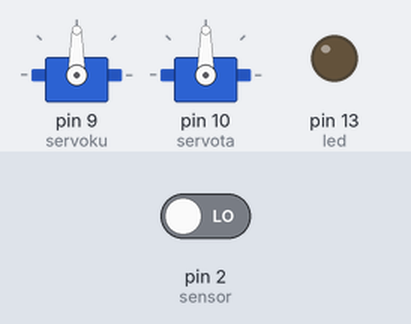
The sketch below on a simulated Arduino Uno, built with avr-gcc and run on an emulated ATmega328P. Parts: 2 × servo, output pins drawn as LEDs (lit = HIGH). Inputs (shaded band) come from the test bench; at power-on: pin 2 (sensor) LOW. What the sketch prints to the serial monitor is not drawn.

Above: at 0.01 s.
At 1.2 s:
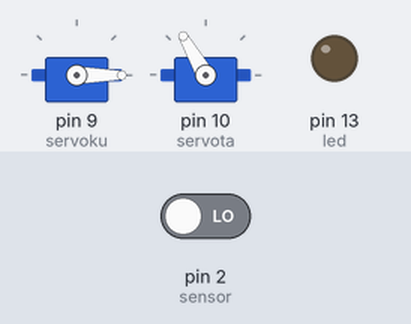
1.3 s: pin 2 (sensor) driven HIGH
At 2.6 s:
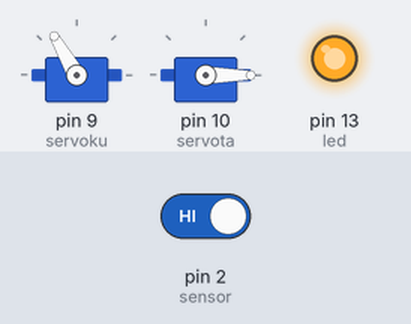
Timing chart, 0 to 4.3 s (numbered marks = the images above; inputs shaded):
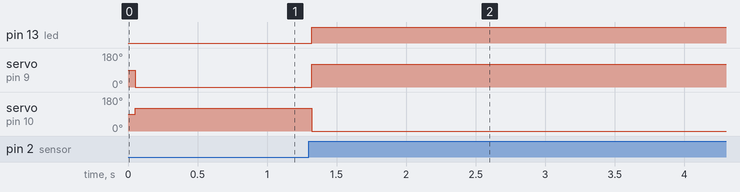

Measured:
- after the input at 1.3 s, pin 13 (led): LOW → HIGH at once; servo on pin 9 (servoku): 0° → 120° at once; servo on pin 10 (servota): 120° → 0° at once

The sketch:

PIR_test_teakhir.ino
```cpp
/*
    Arduino with PIR motion sensor
    For complete project details, visit: http://RandomNerdTutorials.com/pirsensor
    Modified by Rui Santos based on PIR sensor by Limor Fried
*/
#include <Servo.h>
Servo servoku;
Servo servota;

int led = 13;                // the pin that the LED is atteched to
int sensor = 2;              // the pin that the sensor is atteched to
int state = LOW;             // by default, no motion detected
int val = 0;                 // variable to store the sensor status (value)

void setup() {
  servoku.attach(9);
  servota.attach(10);
   delay (50);
   servoku.write(0);
  servota.write(120);

  pinMode(led, OUTPUT);      // initalize LED as an output
  pinMode(sensor, INPUT);    // initialize sensor as an input
  Serial.begin(9600);        // initialize serial

}

void loop(){
  val = digitalRead(sensor);   // read sensor value
  if (val == HIGH) {           // check if the sensor is HIGH
   servoku.write(120);
  servota.write(0);
    digitalWrite(led, HIGH);   // turn LED ON
    delay(7000);                // delay 100 milliseconds

    if (state == LOW) {
      Serial.println("Motion detected!");
      state = HIGH;       // update variable state to HIGH
    }
  }
  else {
    servoku.write(0);
  servota.write(120);
      digitalWrite(led, LOW); // turn LED OFF
      delay(20);             // delay 200 milliseconds

      if (state == HIGH){
        Serial.println("Motion stopped!");
        state = LOW;       // update variable state to LOW
    }
  }
}
```
